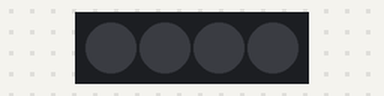
Bench run of a sketch on a simulated ATtiny85, built with avr-gcc and run on an emulated ATtiny85. Parts: 4 RGB LEDs in strip order, left to right. Dim RGB values are drawn brighter than linear.

Above: at 0.1 s.
At 0.51 s:
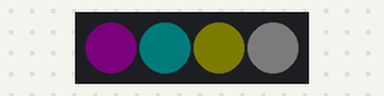
At 5.0 s:
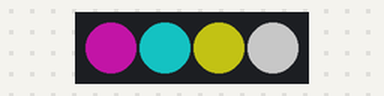
Timing chart, 0 to 6.5 s (numbered marks = the images above):
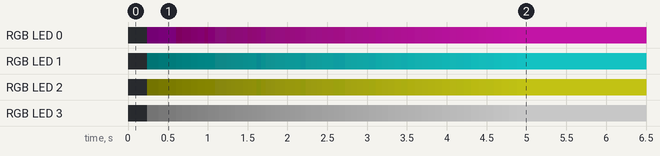

The sketch:

user160-code.ino
```cpp
#include <Adafruit_DotStar.h>
// Because conditional #includes don't work w/Arduino sketches...
//#include <SPI.h>         // COMMENT OUT THIS LINE FOR GEMMA OR TRINKET
#include <avr/power.h> // ENABLE THIS LINE FOR GEMMA OR TRINKET

#define NUMPIXELS 4 // Number of LEDs in strip

// Here's how to control the LEDs from any two pins:
#define DATAPIN    3
#define CLOCKPIN   4
Adafruit_DotStar strip = Adafruit_DotStar(
  NUMPIXELS, DATAPIN, CLOCKPIN, DOTSTAR_BGR);

//brightness control
float t = 0;
int x = 0;

void setup() {

#if defined(__AVR_ATtiny85__) && (F_CPU == 16000000L)
  clock_prescale_set(clock_div_1); // Enable 16 MHz on Trinket
#endif
  strip.begin(); // Initialize pins for output
  strip.show();  // Turn all LEDs off ASAP


  strip.setPixelColor(0,0xe619c3);
  strip.setPixelColor(1,0x19e5e6);
  strip.setPixelColor(2,0xe5e619);
  strip.setPixelColor(3,0xffffff);

  float t = 0;
  for (int x = 0; x < 100; x += 1) {
    t += 0.01;
    strip.setBrightness(pow(t, 3) * 100);
     strip.show();
     delay(x);
  }

}
int delay_time = 100;
void loop() {
  strip.show();

  // ease in
  /*
  float t = 0;
  for (int x = 0; x < 100; x += 1) {
    t += 0.1;
    delay(pow(t, 3) * x);
    strip.setBrightness(x);
  }
  */


}
```
